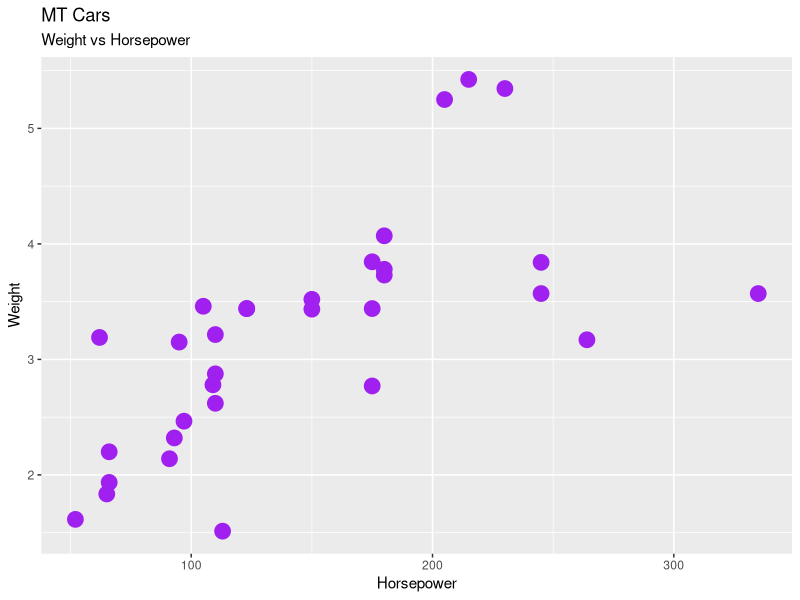

Recreate this plot in R.
install.packages("gganimate")
library(gganimate)
library(ggplot2)

myCars <- mtcars

mycars_plot <- ggplot(myCars, aes(x = hp, y = wt)) + ggtitle("MT Cars", "Weight vs Horsepower") + xlab("Horsepower") + ylab("Weight") +
  geom_point(size = 5, color = "purple")
mycars_plot 

animated <- mycars_plot + transition_states(myCars$cyl, transition_length = 2, state_length = 1)

animated
